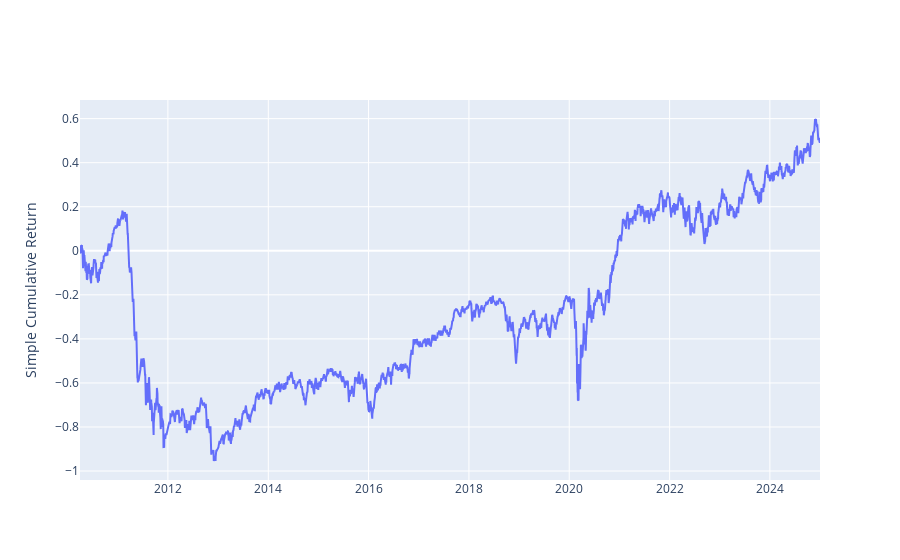

Here is the notebook cell this chart was saved with:
### Code cell
fig = go.Figure()

fig.add_trace(
    go.Scatter(
        x = returns.index,
        y = returns['Small Cap'].cumsum()
    )
)

fig.update_yaxes(title = 'Simple Cumulative Return')
fig.show()

### Figure 1 — Plotly figure (JSON) as saved in the notebook; plotly's stock layout.template omitted (floating-point values rounded to 4 significant figures; data arrays with more than 128 entries replaced by an {"elided": "..."} marker saying what was removed)
{"data": [{"type": "scatter", "x": {"elided": "3713 str values"}, "y": {"elided": "3713 float values"}}], "layout": {"yaxis": {"title": {"text": "Simple Cumulative Return"}}}}
